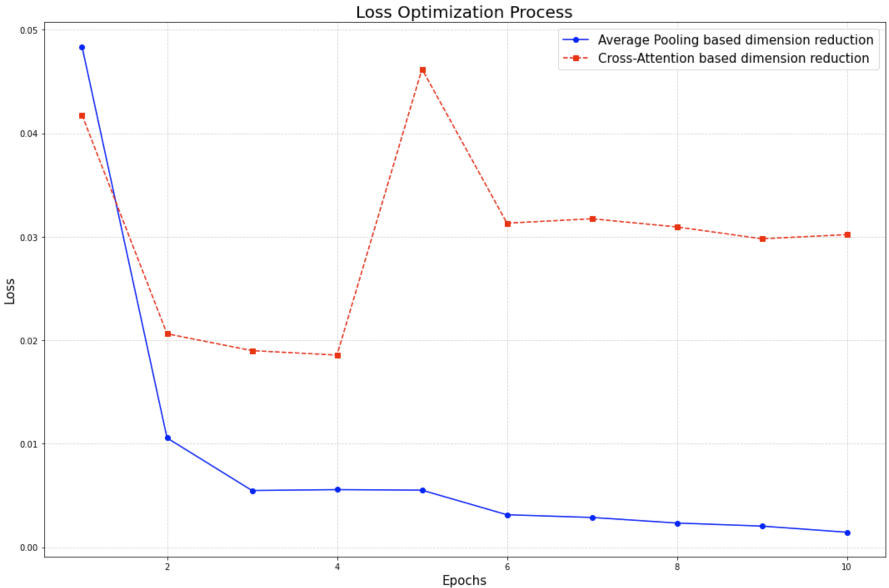
#> input picture HPE/Q_former.png, 1778 x 1176 px (shown at 1/2 size)
$ jupyter execute visualize_loss.ipynb
#> lines starting #> are read from the running program, lines starting #| are printed output that depends on the picture
[cell 1]
import matplotlib.pyplot as plt

def plot_loss_optimization(loss_list1, loss_list2, label1="Loss 1", label2="Loss 2"):
    """
    Plots the loss optimization process for two loss lists.

    Parameters:
    - loss_list1: List of losses for the first process
    - loss_list2: List of losses for the second process
    - label1: Label for the first loss list (default: "Loss 1")
    - label2: Label for the second loss list (default: "Loss 2")
    """
#> called with label1 = 'Loss = task_loss'
    # Check if the lengths of the lists match
    if len(loss_list1) != len(loss_list2):
        raise ValueError("The two loss lists must have the same length.")

    # Create x-axis values (assumed as epochs)
    epochs = range(1, len(loss_list1) + 1)

    # Plot the losses
    plt.figure(figsize=(15, 10))
    plt.plot(epochs, loss_list1, label=label1, marker='o', linestyle='-', color='b')
    plt.plot(epochs, loss_list2, label=label2, marker='s', linestyle='--', color='r')
    # plt.ylim(0, 0.05)

    # Add title and labels
    plt.title("Loss Optimization Process", fontsize=20)
    plt.xlabel("Epochs", fontsize=15)
    plt.ylabel("Loss", fontsize=15)

    # Add legend
    plt.legend(fontsize=15)

    # Add grid for better readability
    plt.grid(True, linestyle='--', alpha=0.6)

    # Show the plot
    plt.tight_layout()
    plt.show()
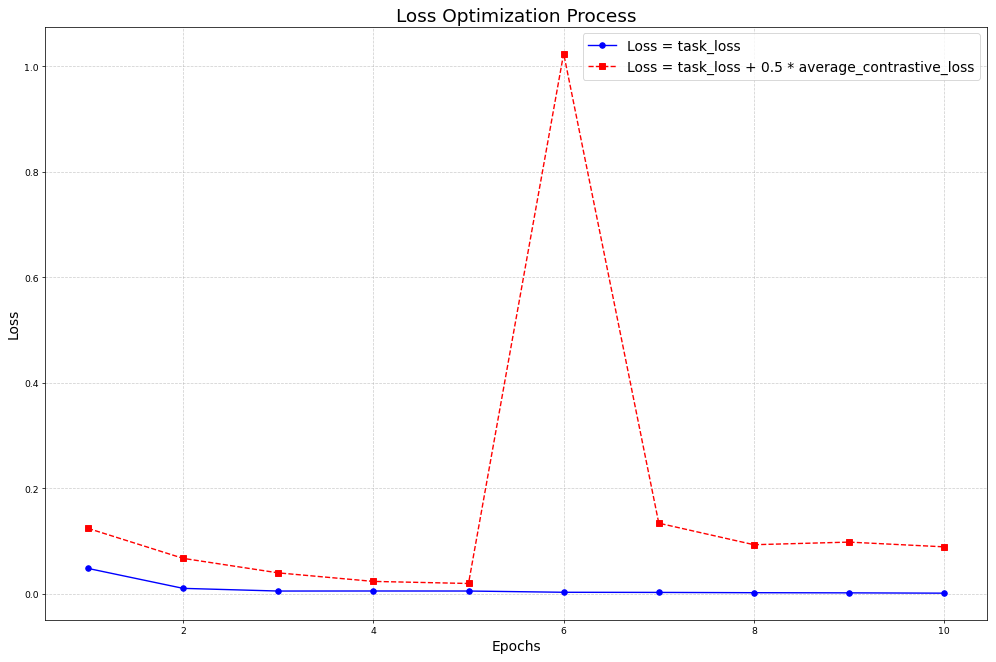
#> figure drawn by matplotlib, 1 panel; curve peaks at x = 1, y = 0.0484; curve peaks at x = 6, y = 1.02

[cell 2]
loss_list_1 = [0.1243, 0.06742, 0.03990578, 0.02374066, 0.01978660, 1.0245, 0.13412, 0.093287,0.09824, 0.089254
               ]
loss_list_2 = [0.04836818, 0.01055250, 0.00547142, 0.00555750, 0.00550587, 0.00312973, 0.00286969, 0.00233075,0.00203392,0.00144067]

[cell 3]
plot_loss_optimization(loss_list_2, loss_list_1, label1="Loss = task_loss", label2="Loss = task_loss + 0.5 * average_contrastive_loss")

[cell 4]
import matplotlib.pyplot as plt
import matplotlib.image as mpimg
import numpy as np
from skimage.transform import resize

def combine_images_horizontally(image_path1, image_path2, output_path=None):
    """
    Combines two images horizontally after resizing them to the same dimensions.
    Optionally saves the result.

    Parameters:
    - image_path1: Path to the first image
    - image_path2: Path to the second image
    - output_path: Path to save the combined image (optional)
    """
#> called with image_path1 = './Q_former.png', image_path2 = './joint_loss.png', output_path = 'combined_image.jpg'
    # Load the images
    img1 = mpimg.imread(image_path1)
#> img1 is the input picture: shape (1176, 1778, 4) float32; mean R, G, B, A 0.987, 0.985, 0.988, 1
    img2 = mpimg.imread(image_path2)
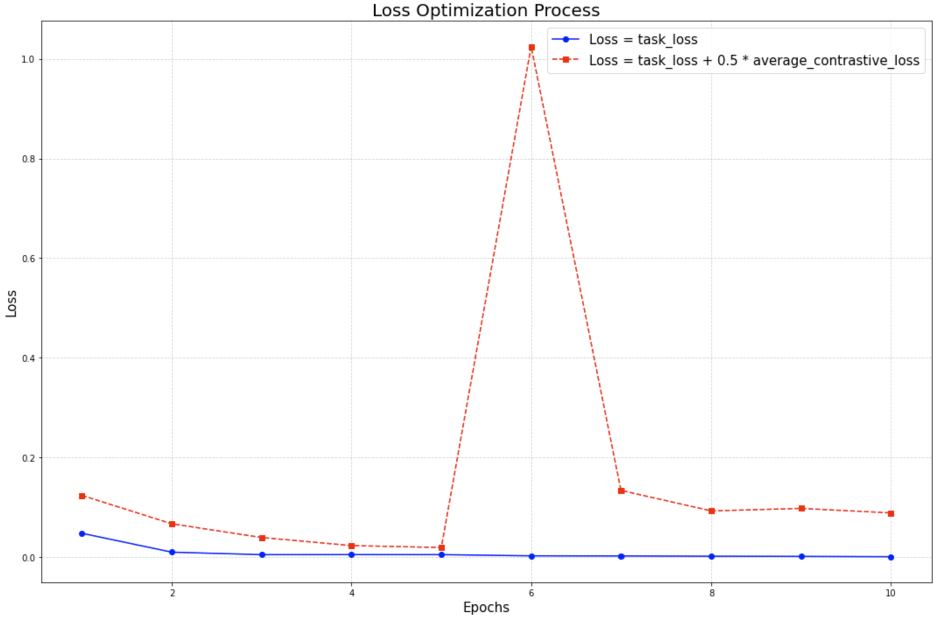
#> input picture HPE/joint_loss.png, 1870 x 1233 px (shown at 1/2 size)
#> img2 is the input picture: shape (1233, 1870, 4) float32; mean R, G, B, A 0.988, 0.986, 0.988, 1

    # Determine the target dimensions (height and width of the smaller image)
    target_height = min(img1.shape[0], img2.shape[0])
#> target_height = 1176
    target_width = min(img1.shape[1], img2.shape[1])
#> target_width = 1778

    # Resize both images to the target dimensions
    img1_resized = resize(img1, (target_height, target_width), anti_aliasing=True)
    img2_resized = resize(img2, (target_height, target_width), anti_aliasing=True)

    # Combine the images horizontally
    combined_image = np.hstack((img1_resized, img2_resized))
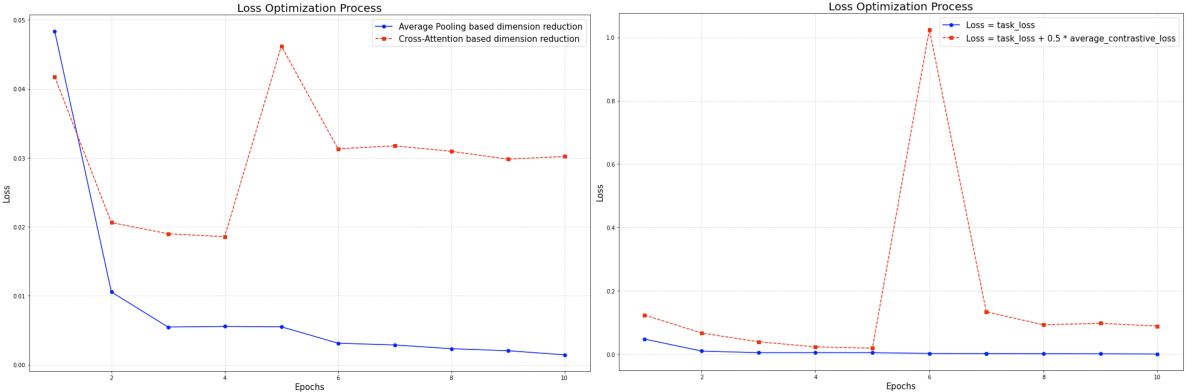
#> combined_image: shape (1176, 3556, 4) float32 (shown at 1/3 size); mean R, G, B, A 0.988, 0.986, 0.988, 1

    # Display the combined image
    plt.figure(figsize=(10, 5))
    plt.axis('off')
    plt.imshow(combined_image)
    # plt.title("Combined Image")
    plt.show()

    # Save the combined image if output_path is provided
    if output_path:
        plt.imsave(output_path, combined_image)

# Example usage
image_path1 = "./Q_former.png"
image_path2 = "./joint_loss.png"
output_path = "combined_image.jpg"

combine_images_horizontally(image_path1, image_path2, output_path)
